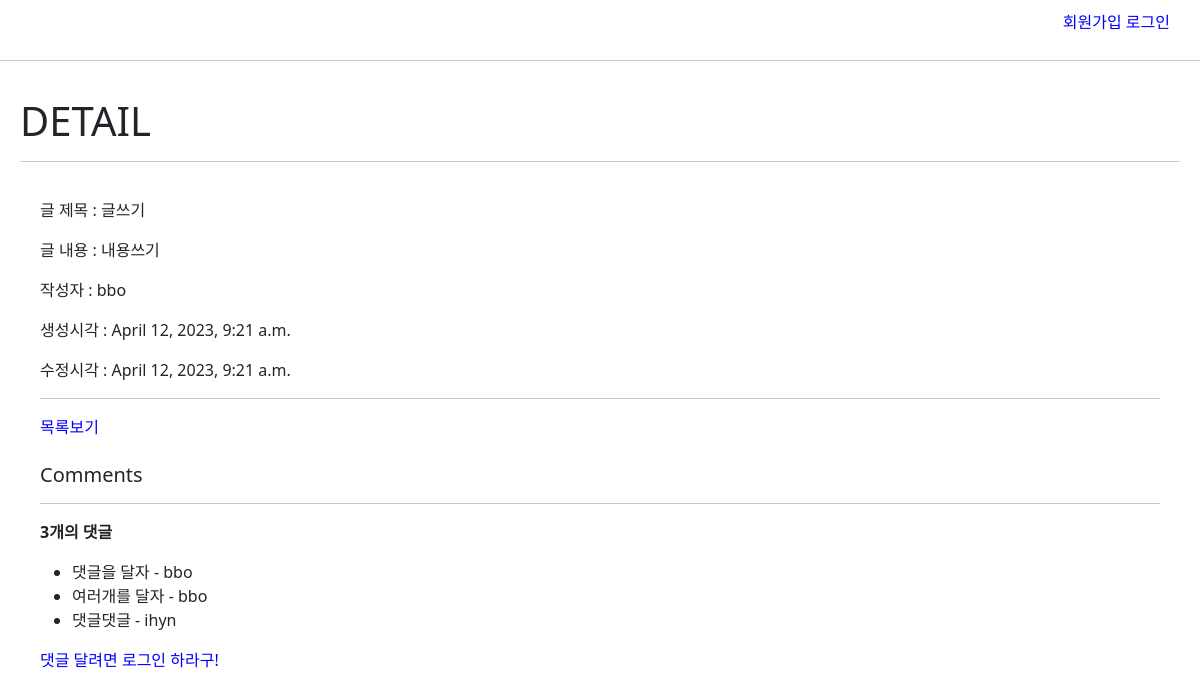
Page /articles/2/ on the committed database.
### articles/models.py (models this page shows, shortened)
class Article(models.Model):
    user = models.ForeignKey(settings.AUTH_USER_MODEL, on_delete=models.CASCADE)
    like_users = models.ManyToManyField(settings.AUTH_USER_MODEL, related_name='like_articles')
    title = models.CharField(max_length=30)
    content = models.TextField()
    image = models.ImageField(blank=True, null=True)
    created_at = models.DateTimeField(auto_now_add=True)
    updated_at = models.DateTimeField(auto_now=True)

class Comment(models.Model):
    user = models.ForeignKey(settings.AUTH_USER_MODEL, on_delete=models.CASCADE)
    article = models.ForeignKey(Article, on_delete=models.CASCADE)
    content = models.CharField(max_length=200)
    created_at = models.DateTimeField(auto_now_add=True)
    updated_at = models.DateTimeField(auto_now=True)

### accounts/models.py (models this page shows)
class User(AbstractUser):
    followings = models.ManyToManyField('self',symmetrical=False,related_name="followers")

### articles/views.py (the view)
# urls.py: path('<int:pk>/', views.detail, name='detail'),
def detail(request, pk):
    article = Article.objects.get(pk=pk)
    comment_form = CommentForm()
    comments = article.comment_set.all()
    context = {
        'article': article,
        'comment_form': comment_form,
        'comments': comments,
    }
    return render(request, 'articles/detail.html', context)

### articles/templates/articles/detail.html (shortened to what this page needs)
{% extends 'base.html' %}
{% block content %}
  <h1>DETAIL</h1>
  <hr />
  <div id="article-content">
    <p>글 제목 : {{article.title}}</p>
    <p>글 내용 : {{article.content}}</p>
    <p>작성자 : {{article.user}}</p>
    <p>생성시각 : {{article.created_at}}</p>
    <p>수정시각 : {{article.updated_at}}</p>
    <hr>
    <a href="{% url 'articles:index' %}">목록보기</a>
    <br><br>
    <h5>Comments</h5>
    <hr>
    {% if comments %}
      <p><b>{{comments|length}}개의 댓글</b></p>
    {% endif %}
    <ul>
      {% for comment in comments %}
        <li>
          {{comment.content}} - {{comment.user}}
        </li>
      {% empty %}
        <li>댓글이 없습니다 :(</li>
      {% endfor %}
    </ul>
    {% if request.user.is_authenticated %}
      <form action="{% url 'articles:comments_create' article.pk %}" method="POST">
        {% csrf_token %}
        {{comment_form}}
        <input type="submit" value="저장">
      </form>
    {% else %}
      <a href="{% url 'accounts:login' %}">댓글 달려면 로그인 하라구!</a>
    {% endif %}
  </div>
{% endblock content %}

### static/base.css (style rules this page uses)
a { text-decoration: none; color:black; }
a { color: blue; }
#article-content { padding: 20px; }

### rows in the picture
Article: title "글쓰기", content "내용쓰기", user "bbo", created_at "April 12, 2023, 9:21 a.m.", updated_at "April 12, 2023, 9:21 a.m."
Comment: content "댓글을 달자", user "bbo"
Comment: content "여러개를 달자", user "bbo"
Comment: content "댓글댓글", user "ihyn"

### other values in the picture
{{ comments|length }} "3"
